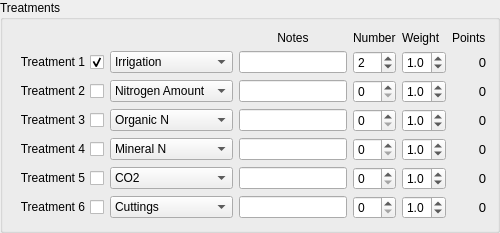
         <widget class="QGroupBox" name="gbxSeasonsTreatments">
          <property name="font">
           <font>
            <pointsize>9</pointsize>
           </font>
          </property>
          <property name="title">
           <string>Treatments</string>
          </property>
          <property name="checkable">
           <bool>false</bool>
          </property>
          <property name="checked">
           <bool>false</bool>
          </property>
          <layout class="QGridLayout" name="gridLayout_36">
           <item row="6" column="1">
            <widget class="QCheckBox" name="chbxSeasonsTreatment5">
             <property name="sizePolicy">
              <sizepolicy hsizetype="Minimum" vsizetype="Fixed">
               <horstretch>1</horstretch>
               <verstretch>0</verstretch>
              </sizepolicy>
             </property>
             <property name="toolTip">
              <string>&lt;html&gt;&lt;head/&gt;&lt;body&gt;&lt;p&gt;Check if Minimum Data&lt;/p&gt;&lt;/body&gt;&lt;/html&gt;</string>
             </property>
             <property name="layoutDirection">
              <enum>Qt::RightToLeft</enum>
             </property>
             <property name="text">
              <string>Treatment 5</string>
             </property>
            </widget>
           </item>
           <item row="7" column="1">
            <widget class="QCheckBox" name="chbxSeasonsTreatment6">
             <property name="sizePolicy">
              <sizepolicy hsizetype="Minimum" vsizetype="Fixed">
               <horstretch>1</horstretch>
               <verstretch>0</verstretch>
              </sizepolicy>
             </property>
             <property name="toolTip">
              <string>&lt;html&gt;&lt;head/&gt;&lt;body&gt;&lt;p&gt;Check if Minimum Data&lt;/p&gt;&lt;/body&gt;&lt;/html&gt;</string>
             </property>
             <property name="layoutDirection">
              <enum>Qt::RightToLeft</enum>
             </property>
             <property name="text">
              <string>Treatment 6</string>
             </property>
            </widget>
           </item>
           <item row="4" column="1">
            <widget class="QCheckBox" name="chbxSeasonsTreatment3">
             <property name="sizePolicy">
              <sizepolicy hsizetype="Minimum" vsizetype="Fixed">
               <horstretch>1</horstretch>
               <verstretch>0</verstretch>
              </sizepolicy>
             </property>
             <property name="toolTip">
              <string>&lt;html&gt;&lt;head/&gt;&lt;body&gt;&lt;p&gt;Check if Minimum Data&lt;/p&gt;&lt;/body&gt;&lt;/html&gt;</string>
             </property>
             <property name="layoutDirection">
              <enum>Qt::RightToLeft</enum>
             </property>
             <property name="text">
              <string>Treatment 3</string>
             </property>
             <property name="checked">
              <bool>false</bool>
             </property>
             <property name="tristate">
              <bool>true</bool>
             </property>
            </widget>
           </item>
           <item row="6" column="6">
            <widget class="QDoubleSpinBox" name="dsbSeasonsTreatment5Weight">
             <property name="maximumSize">
              <size>
               <width>60</width>
               <height>16777215</height>
              </size>
             </property>
             <property name="decimals">
              <number>1</number>
             </property>
             <property name="maximum">
              <double>5.000000000000000</double>
             </property>
             <property name="singleStep">
              <double>0.500000000000000</double>
             </property>
             <property name="value">
              <double>1.000000000000000</double>
             </property>
            </widget>
           </item>
           <item row="5" column="6">
            <widget class="QDoubleSpinBox" name="dsbSeasonsTreatment4Weight">
             <property name="maximumSize">
              <size>
               <width>60</width>
               <height>16777215</height>
              </size>
             </property>
             <property name="decimals">
              <number>1</number>
             </property>
             <property name="maximum">
              <double>5.000000000000000</double>
             </property>
             <property name="singleStep">
              <double>0.500000000000000</double>
             </property>
             <property name="value">
              <double>1.000000000000000</double>
             </property>
            </widget>
           </item>
           <item row="2" column="5">
            <widget class="QSpinBox" name="sbSeasonsTreatment1Number">
             <property name="sizePolicy">
              <sizepolicy hsizetype="Minimum" vsizetype="Fixed">
               <horstretch>0</horstretch>
               <verstretch>0</verstretch>
              </sizepolicy>
             </property>
             <property name="maximumSize">
              <size>
               <width>50</width>
               <height>16777215</height>
              </size>
             </property>
             <property name="toolTip">
              <string>&lt;html&gt;&lt;head/&gt;&lt;body&gt;&lt;p&gt;Number of observations&lt;/p&gt;&lt;/body&gt;&lt;/html&gt;</string>
             </property>
             <property name="value">
              <number>2</number>
             </property>
            </widget>
           </item>
           <item row="3" column="5">
            <widget class="QSpinBox" name="sbSeasonsTreatment2Number">
             <property name="sizePolicy">
              <sizepolicy hsizetype="Minimum" vsizetype="Fixed">
               <horstretch>0</horstretch>
               <verstretch>0</verstretch>
              </sizepolicy>
             </property>
             <property name="maximumSize">
              <size>
               <width>50</width>
               <height>16777215</height>
              </size>
             </property>
             <property name="toolTip">
              <string>&lt;html&gt;&lt;head/&gt;&lt;body&gt;&lt;p&gt;Number of observations&lt;/p&gt;&lt;/body&gt;&lt;/html&gt;</string>
             </property>
             <property name="value">
              <number>0</number>
             </property>
            </widget>
           </item>
           <item row="3" column="1">
            <widget class="QCheckBox" name="chbxSeasonsTreatment2">
             <property name="sizePolicy">
              <sizepolicy hsizetype="Minimum" vsizetype="Fixed">
               <horstretch>1</horstretch>
               <verstretch>0</verstretch>
              </sizepolicy>
             </property>
             <property name="toolTip">
              <string>&lt;html&gt;&lt;head/&gt;&lt;body&gt;&lt;p&gt;Check if Minimum Data&lt;/p&gt;&lt;/body&gt;&lt;/html&gt;</string>
             </property>
             <property name="statusTip">
              <string/>
             </property>
             <property name="whatsThis">
              <string/>
             </property>
             <property name="layoutDirection">
              <enum>Qt::RightToLeft</enum>
             </property>
             <property name="text">
              <string>Treatment 2</string>
             </property>
             <property name="checked">
              <bool>false</bool>
             </property>
             <property name="tristate">
              <bool>true</bool>
             </property>
            </widget>
           </item>
           <item row="4" column="5">
            <widget class="QSpinBox" name="sbSeasonsTreatment3Number">
             <property name="sizePolicy">
              <sizepolicy hsizetype="Minimum" vsizetype="Fixed">
               <horstretch>0</horstretch>
               <verstretch>0</verstretch>
              </sizepolicy>
             </property>
             <property name="maximumSize">
              <size>
               <width>50</width>
               <height>16777215</height>
              </size>
             </property>
             <property name="toolTip">
              <string>&lt;html&gt;&lt;head/&gt;&lt;body&gt;&lt;p&gt;Number of observations&lt;/p&gt;&lt;/body&gt;&lt;/html&gt;</string>
             </property>
             <property name="value">
              <number>0</number>
             </property>
            </widget>
           </item>
           <item row="2" column="3" colspan="2">
            <widget class="QLineEdit" name="ledSeasonsTreatment1">
             <property name="sizePolicy">
              <sizepolicy hsizetype="Expanding" vsizetype="Fixed">
               <horstretch>2</horstretch>
               <verstretch>0</verstretch>
              </sizepolicy>
             </property>
            </widget>
           </item>
           <item row="5" column="5">
            <widget class="QSpinBox" name="sbSeasonsTreatment4Number">
             <property name="enabled">
              <bool>true</bool>
             </property>
             <property name="sizePolicy">
              <sizepolicy hsizetype="Minimum" vsizetype="Fixed">
               <horstretch>0</horstretch>
               <verstretch>0</verstretch>
              </sizepolicy>
             </property>
             <property name="maximumSize">
              <size>
               <width>50</width>
               <height>16777215</height>
              </size>
             </property>
             <property name="toolTip">
              <string>&lt;html&gt;&lt;head/&gt;&lt;body&gt;&lt;p&gt;Number of observations&lt;/p&gt;&lt;/body&gt;&lt;/html&gt;</string>
             </property>
            </widget>
           </item>
           <item row="4" column="2">
            <widget class="QComboBox" name="cbSeasonsTreatment3">
             <property name="currentIndex">
              <number>2</number>
             </property>
             <item>
              <property name="text">
               <string>Irrigation</string>
              </property>
             </item>
             <item>
              <property name="text">
               <string>Nitrogen Amount</string>
              </property>
             </item>
             <item>
              <property name="text">
               <string>Organic N</string>
              </property>
             </item>
             <item>
              <property name="text">
               <string>Mineral N</string>
              </property>
             </item>
             <item>
              <property name="text">
               <string>CO2</string>
              </property>
             </item>
             <item>
              <property name="text">
               <string>Cuttings</string>
              </property>
             </item>
             <item>
              <property name="text">
               <string>Residue Mgmt</string>
              </property>
             </item>
             <item>
              <property name="text">
               <string>Other (specify)</string>
              </property>
             </item>
            </widget>
           </item>
           <item row="4" column="6">
            <widget class="QDoubleSpinBox" name="dsbSeasonsTreatment3Weight">
             <property name="maximumSize">
              <size>
               <width>60</width>
               <height>16777215</height>
              </size>
             </property>
             <property name="decimals">
              <number>1</number>
             </property>
             <property name="maximum">
              <double>5.000000000000000</double>
             </property>
             <property name="singleStep">
              <double>0.500000000000000</double>
             </property>
             <property name="value">
              <double>1.000000000000000</double>
             </property>
            </widget>
           </item>
           <item row="7" column="6">
            <widget class="QDoubleSpinBox" name="dsbSeasonsTreatment6Weight">
             <property name="maximumSize">
              <size>
               <width>60</width>
               <height>16777215</height>
              </size>
             </property>
             <property name="decimals">
              <number>1</number>
             </property>
             <property name="maximum">
              <double>5.000000000000000</double>
             </property>
             <property name="singleStep">
              <double>0.500000000000000</double>
             </property>
             <property name="value">
              <double>1.000000000000000</double>
             </property>
            </widget>
           </item>
           <item row="3" column="6">
            <widget class="QDoubleSpinBox" name="dsbSeasonsTreatment2Weight">
             <property name="maximumSize">
              <size>
               <width>60</width>
               <height>16777215</height>
              </size>
             </property>
             <property name="decimals">
              <number>1</number>
             </property>
             <property name="maximum">
              <double>5.000000000000000</double>
             </property>
             <property name="singleStep">
              <double>0.500000000000000</double>
             </property>
             <property name="value">
              <double>1.000000000000000</double>
             </property>
            </widget>
           </item>
           <item row="4" column="3" colspan="2">
            <widget class="QLineEdit" name="ledSeasonsTreatment3">
             <property name="sizePolicy">
              <sizepolicy hsizetype="Expanding" vsizetype="Fixed">
               <horstretch>2</horstretch>
               <verstretch>0</verstretch>
              </sizepolicy>
             </property>
            </widget>
           </item>
           <item row="5" column="3" colspan="2">
            <widget class="QLineEdit" name="ledSeasonsTreatment4">
             <property name="sizePolicy">
              <sizepolicy hsizetype="Expanding" vsizetype="Fixed">
               <horstretch>2</horstretch>
               <verstretch>0</verstretch>
              </sizepolicy>
             </property>
            </widget>
           </item>
           <item row="3" column="7">
            <widget class="QLabel" name="lblTreatment2RatingSeasons">
             <property name="font">
              <font>
               <pointsize>10</pointsize>
              </font>
             </property>
             <property name="toolTip">
              <string>&lt;html&gt;&lt;head/&gt;&lt;body&gt;&lt;p&gt;&lt;img src=&quot;:/Images/Resources/MAD_Weather1a.png&quot;/&gt;&lt;/p&gt;&lt;/body&gt;&lt;/html&gt;</string>
             </property>
             <property name="text">
              <string>0</string>
             </property>
             <property name="alignment">
              <set>Qt::AlignRight|Qt::AlignTrailing|Qt::AlignVCenter</set>
             </property>
            </widget>
           </item>
           <item row="4" column="7">
            <widget class="QLabel" name="lblTreatment3RatingSeasons">
             <property name="font">
              <font>
               <pointsize>10</pointsize>
              </font>
             </property>
             <property name="text">
              <string>0</string>
             </property>
             <property name="alignment">
              <set>Qt::AlignRight|Qt::AlignTrailing|Qt::AlignVCenter</set>
             </property>
            </widget>
           </item>
           <item row="5" column="1">
            <widget class="QCheckBox" name="chbxSeasonsTreatment4">
             <property name="sizePolicy">
              <sizepolicy hsizetype="Minimum" vsizetype="Fixed">
               <horstretch>1</horstretch>
               <verstretch>0</verstretch>
              </sizepolicy>
             </property>
             <property name="toolTip">
              <string>&lt;html&gt;&lt;head/&gt;&lt;body&gt;&lt;p&gt;Check if Minimum Data&lt;/p&gt;&lt;/body&gt;&lt;/html&gt;</string>
             </property>
             <property name="layoutDirection">
              <enum>Qt::RightToLeft</enum>
             </property>
             <property name="text">
              <string>Treatment 4</string>
             </property>
             <property name="checked">
              <bool>false</bool>
             </property>
             <property name="tristate">
              <bool>true</bool>
             </property>
            </widget>
           </item>
           <item row="2" column="7">
            <widget class="QLabel" name="lblTreatment1RatingSeasons">
             <property name="font">
              <font>
               <pointsize>10</pointsize>
              </font>
             </property>
             <property name="toolTip">
              <string>&lt;html&gt;&lt;head/&gt;&lt;body&gt;&lt;p&gt;&lt;img src=&quot;:/Images/Resources/MAD_Weather1a.png&quot;/&gt;&lt;/p&gt;&lt;/body&gt;&lt;/html&gt;</string>
             </property>
             <property name="text">
              <string>0</string>
             </property>
             <property name="alignment">
              <set>Qt::AlignRight|Qt::AlignTrailing|Qt::AlignVCenter</set>
             </property>
            </widget>
           </item>
           <item row="3" column="3" colspan="2">
            <widget class="QLineEdit" name="ledSeasonsTreatment2">
             <property name="sizePolicy">
              <sizepolicy hsizetype="Expanding" vsizetype="Fixed">
               <horstretch>2</horstretch>
               <verstretch>0</verstretch>
              </sizepolicy>
             </property>
            </widget>
           </item>
           <item row="7" column="7">
            <widget class="QLabel" name="lblTreatment6RatingSeasons">
             <property name="font">
              <font>
               <pointsize>10</pointsize>
              </font>
             </property>
             <property name="text">
              <string>0</string>
             </property>
             <property name="alignment">
              <set>Qt::AlignRight|Qt::AlignTrailing|Qt::AlignVCenter</set>
             </property>
            </widget>
           </item>
           <item row="6" column="7">
            <widget class="QLabel" name="lblTreatment5RatingSeasons">
             <property name="font">
              <font>
               <pointsize>10</pointsize>
              </font>
             </property>
             <property name="text">
              <string>0</string>
             </property>
             <property name="alignment">
              <set>Qt::AlignRight|Qt::AlignTrailing|Qt::AlignVCenter</set>
             </property>
            </widget>
           </item>
           <item row="5" column="7">
            <widget class="QLabel" name="lblTreatment4RatingSeasons">
             <property name="font">
              <font>
               <pointsize>10</pointsize>
              </font>
             </property>
             <property name="text">
              <string>0</string>
             </property>
             <property name="alignment">
              <set>Qt::AlignRight|Qt::AlignTrailing|Qt::AlignVCenter</set>
             </property>
            </widget>
           </item>
           <item row="7" column="3" colspan="2">
            <widget class="QLineEdit" name="ledSeasonsTreatment6">
             <property name="sizePolicy">
              <sizepolicy hsizetype="Expanding" vsizetype="Fixed">
               <horstretch>2</horstretch>
               <verstretch>0</verstretch>
              </sizepolicy>
             </property>
            </widget>
           </item>
           <item row="6" column="5">
            <widget class="QSpinBox" name="sbSeasonsTreatment5Number">
             <property name="sizePolicy">
              <sizepolicy hsizetype="Minimum" vsizetype="Fixed">
               <horstretch>0</horstretch>
               <verstretch>0</verstretch>
              </sizepolicy>
             </property>
             <property name="maximumSize">
              <size>
               <width>50</width>
               <height>16777215</height>
              </size>
             </property>
             <property name="toolTip">
              <string>&lt;html&gt;&lt;head/&gt;&lt;body&gt;&lt;p&gt;Number of observations&lt;/p&gt;&lt;/body&gt;&lt;/html&gt;</string>
             </property>
            </widget>
           </item>
           <item row="6" column="2">
            <widget class="QComboBox" name="cbSeasonsTreatment5">
             <property name="currentIndex">
              <number>4</number>
             </property>
             <item>
              <property name="text">
               <string>Irrigation</string>
              </property>
             </item>
             <item>
              <property name="text">
               <string>Nitrogen Amount</string>
              </property>
             </item>
             <item>
              <property name="text">
               <string>Organic N</string>
              </property>
             </item>
             <item>
              <property name="text">
               <string>Mineral N</string>
              </property>
             </item>
             <item>
              <property name="text">
               <string>CO2</string>
              </property>
             </item>
             <item>
              <property name="text">
               <string>Cuttings</string>
              </property>
             </item>
             <item>
              <property name="text">
               <string>Residue Mgmt</string>
              </property>
             </item>
             <item>
              <property name="text">
               <string>Other (specify)</string>
              </property>
             </item>
            </widget>
           </item>
           <item row="5" column="2">
            <widget class="QComboBox" name="cbSeasonsTreatment4">
             <property name="currentIndex">
              <number>3</number>
             </property>
             <item>
              <property name="text">
               <string>Irrigation</string>
              </property>
             </item>
             <item>
              <property name="text">
               <string>Nitrogen Amount</string>
              </property>
             </item>
             <item>
              <property name="text">
               <string>Organic N</string>
              </property>
             </item>
             <item>
              <property name="text">
               <string>Mineral N</string>
              </property>
             </item>
             <item>
              <property name="text">
               <string>CO2</string>
              </property>
             </item>
             <item>
              <property name="text">
               <string>Cuttings</string>
              </property>
             </item>
             <item>
              <property name="text">
               <string>Residue Mgmt</string>
              </property>
             </item>
             <item>
              <property name="text">
               <string>Other (specify)</string>
              </property>
             </item>
            </widget>
           </item>
           <item row="7" column="2">
            <widget class="QComboBox" name="cbSeasonsTreatment6">
             <property name="currentIndex">
              <number>5</number>
             </property>
             <item>
              <property name="text">
               <string>Irrigation</string>
              </property>
             </item>
             <item>
              <property name="text">
               <string>Nitrogen Amount</string>
              </property>
             </item>
             <item>
              <property name="text">
               <string>Organic N</string>
              </property>
             </item>
             <item>
              <property name="text">
               <string>Mineral N</string>
              </property>
             </item>
             <item>
              <property name="text">
               <string>CO2</string>
              </property>
             </item>
             <item>
              <property name="text">
               <string>Cuttings</string>
              </property>
             </item>
             <item>
              <property name="text">
               <string>Residue Mgmt</string>
              </property>
             </item>
             <item>
              <property name="text">
               <string>Other (specify)</string>
              </property>
             </item>
            </widget>
           </item>
           <item row="0" column="3" colspan="2">
            <widget class="QLabel" name="lblSeasonsTreatmentsNotes">
             <property name="font">
              <font>
               <pointsize>9</pointsize>
              </font>
             </property>
             <property name="text">
              <string>Notes</string>
             </property>
             <property name="alignment">
              <set>Qt::AlignCenter</set>
             </property>
            </widget>
           </item>
           <item row="6" column="3" colspan="2">
            <widget class="QLineEdit" name="ledSeasonsTreatment5">
             <property name="sizePolicy">
              <sizepolicy hsizetype="Expanding" vsizetype="Fixed">
               <horstretch>2</horstretch>
               <verstretch>0</verstretch>
              </sizepolicy>
             </property>
            </widget>
           </item>
           <item row="7" column="5">
            <widget class="QSpinBox" name="sbSeasonsTreatment6Number">
             <property name="sizePolicy">
              <sizepolicy hsizetype="Minimum" vsizetype="Fixed">
               <horstretch>0</horstretch>
               <verstretch>0</verstretch>
              </sizepolicy>
             </property>
             <property name="maximumSize">
              <size>
               <width>50</width>
               <height>16777215</height>
              </size>
             </property>
             <property name="toolTip">
              <string>&lt;html&gt;&lt;head/&gt;&lt;body&gt;&lt;p&gt;Number of observations&lt;/p&gt;&lt;/body&gt;&lt;/html&gt;</string>
             </property>
            </widget>
           </item>
           <item row="2" column="2">
            <widget class="QComboBox" name="cbSeasonsTreatment1">
             <item>
              <property name="text">
               <string>Irrigation</string>
              </property>
             </item>
             <item>
              <property name="text">
               <string>Nitrogen Amount</string>
              </property>
             </item>
             <item>
              <property name="text">
               <string>Organic N</string>
              </property>
             </item>
             <item>
              <property name="text">
               <string>Mineral N</string>
              </property>
             </item>
             <item>
              <property name="text">
               <string>CO2</string>
              </property>
             </item>
             <item>
              <property name="text">
               <string>Cuttings</string>
              </property>
             </item>
             <item>
              <property name="text">
               <string>Residue Mgmt</string>
              </property>
             </item>
             <item>
              <property name="text">
               <string>Other (specify)</string>
              </property>
             </item>
            </widget>
           </item>
           <item row="3" column="2">
            <widget class="QComboBox" name="cbSeasonsTreatment2">
             <property name="currentIndex">
              <number>1</number>
             </property>
             <item>
              <property name="text">
               <string>Irrigation</string>
              </property>
             </item>
             <item>
              <property name="text">
               <string>Nitrogen Amount</string>
              </property>
             </item>
             <item>
              <property name="text">
               <string>Organic N</string>
              </property>
             </item>
             <item>
              <property name="text">
               <string>Mineral N</string>
              </property>
             </item>
             <item>
              <property name="text">
               <string>CO2</string>
              </property>
             </item>
             <item>
              <property name="text">
               <string>Cuttings</string>
              </property>
             </item>
             <item>
              <property name="text">
               <string>Residue Mgmt</string>
              </property>
             </item>
             <item>
              <property name="text">
               <string>Other (specify)</string>
              </property>
             </item>
            </widget>
           </item>
           <item row="2" column="6">
            <widget class="QDoubleSpinBox" name="dsbSeasonsTreatment1Weight">
             <property name="maximumSize">
              <size>
               <width>60</width>
               <height>16777215</height>
              </size>
             </property>
             <property name="decimals">
              <number>1</number>
             </property>
             <property name="maximum">
              <double>5.000000000000000</double>
             </property>
             <property name="singleStep">
              <double>0.500000000000000</double>
             </property>
             <property name="value">
              <double>1.000000000000000</double>
             </property>
            </widget>
           </item>
           <item row="2" column="1">
            <widget class="QCheckBox" name="chbxSeasonsTreatment1">
             <property name="sizePolicy">
              <sizepolicy hsizetype="Minimum" vsizetype="Fixed">
               <horstretch>1</horstretch>
               <verstretch>0</verstretch>
              </sizepolicy>
             </property>
             <property name="toolTip">
              <string>&lt;html&gt;&lt;head/&gt;&lt;body&gt;&lt;p&gt;Check if Minimum Data&lt;/p&gt;&lt;/body&gt;&lt;/html&gt;</string>
             </property>
             <property name="layoutDirection">
              <enum>Qt::RightToLeft</enum>
             </property>
             <property name="text">
              <string>Treatment 1</string>
             </property>
             <property name="checked">
              <bool>true</bool>
             </property>
            </widget>
           </item>
           <item row="0" column="5">
            <widget class="QLabel" name="lblSeasonsTreatmentsNumber">
             <property name="font">
              <font>
               <pointsize>9</pointsize>
              </font>
             </property>
             <property name="text">
              <string>Number</string>
             </property>
            </widget>
           </item>
           <item row="0" column="6">
            <widget class="QLabel" name="lblSeasonsTreatmentsWeight">
             <property name="font">
              <font>
               <pointsize>9</pointsize>
              </font>
             </property>
             <property name="text">
              <string>Weight</string>
             </property>
            </widget>
           </item>
           <item row="0" column="7">
            <widget class="QLabel" name="lblSeasonsTreatmentsTotal">
             <property name="font">
              <font>
               <pointsize>9</pointsize>
              </font>
             </property>
             <property name="text">
              <string>Points</string>
             </property>
            </widget>
           </item>
          </layout>
         </widget>
